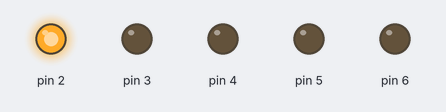
Simulated run of this sketch. Board: Arduino Uno, built with avr-gcc and run on an emulated ATmega328P. Parts: output pins drawn as LEDs (lit = HIGH).

Above: at 0.1 s.
At 0.9 s:
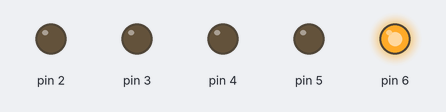
At 1.1 s:
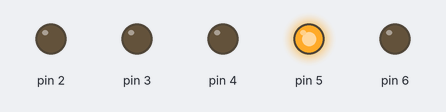
At 2.1 s:
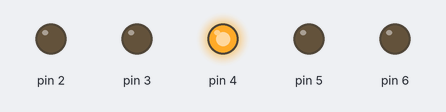
At 3.5 s:
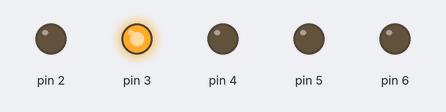
Timing chart, 0 to 3.8 s (numbered marks = the images above):
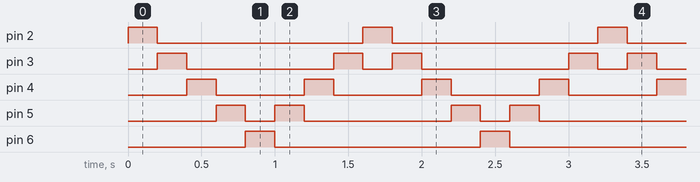

Measured:
- by itself, pin 2, pin 6: alternates HIGH for 0.20 s and LOW for 1.4 s
- by itself, pin 3: repeats every 1.6 s: LOW 1.0 s, HIGH 0.20 s, LOW 0.20 s, HIGH 0.20 s
- by itself, pin 4: alternates HIGH for 0.20 s and LOW for 0.60 s
- by itself, pin 5: repeats every 1.6 s: LOW 0.20 s, HIGH 0.20 s, LOW 1.0 s, HIGH 0.20 s

The sketch:

KITT.ino
```cpp
//KITT lights program
int d = 200;

void setup()
{
  pinMode(2, OUTPUT);
  pinMode(3, OUTPUT);
  pinMode(4, OUTPUT);
  pinMode(5, OUTPUT);
  pinMode(6, OUTPUT);
}

void loop()
{
  digitalWrite(2,HIGH); //turn on LED
  delay(d);  //wait half a second
  digitalWrite(2, LOW); //turn off LED

  digitalWrite(3,HIGH);
  delay(d);
  digitalWrite(3, LOW);

  digitalWrite(4,HIGH);
  delay(d);
  digitalWrite(4, LOW);

  digitalWrite(5,HIGH);
  delay(d);
  digitalWrite(5, LOW);

  digitalWrite(6,HIGH);
  delay(d);
  digitalWrite(6, LOW);

  digitalWrite(5,HIGH);
  delay(d);
  digitalWrite(5, LOW);

  digitalWrite(4,HIGH);
  delay(d);
  digitalWrite(4, LOW);

  digitalWrite(3,HIGH);
  delay(d);
  digitalWrite(3, LOW);

}
```
